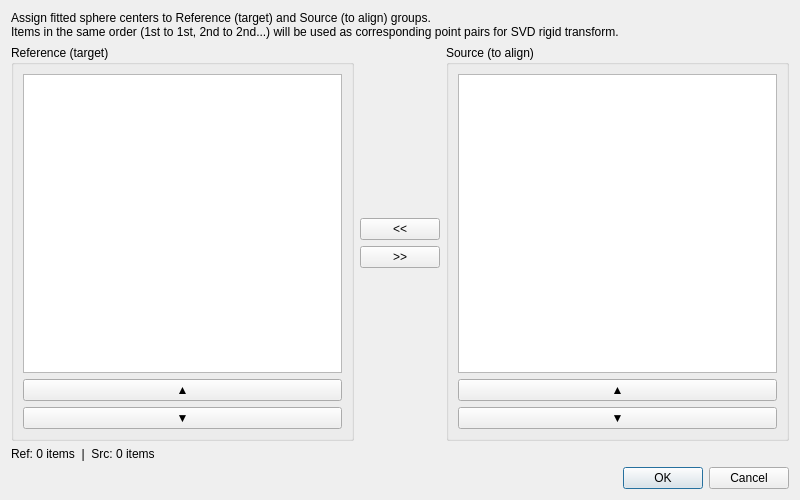
<?xml version="1.0" encoding="UTF-8"?>
<ui version="4.0">
 <class>CoarseRegistrationDialog</class>
 <widget class="QDialog" name="CoarseRegistrationDialog">
  <property name="geometry">
   <rect>
    <x>0</x>
    <y>0</y>
    <width>800</width>
    <height>500</height>
   </rect>
  </property>
  <property name="windowTitle">
   <string>Coarse Registration - Sphere Centers</string>
  </property>
  <layout class="QVBoxLayout" name="verticalLayout">
   <item>
    <widget class="QLabel" name="labelInstruction">
     <property name="text">
      <string>Assign fitted sphere centers to Reference (target) and Source (to align) groups.
Items in the same order (1st to 1st, 2nd to 2nd...) will be used as corresponding point pairs for SVD rigid transform.</string>
     </property>
     <property name="wordWrap">
      <bool>true</bool>
     </property>
    </widget>
   </item>
   <item>
    <layout class="QHBoxLayout" name="horizontalLayout">
     <item>
      <widget class="QGroupBox" name="groupReference">
       <property name="title">
        <string>Reference (target)</string>
       </property>
       <layout class="QVBoxLayout" name="verticalLayoutRef">
        <item>
         <widget class="QListWidget" name="listReference">
          <property name="selectionMode">
           <enum>QAbstractItemView::ExtendedSelection</enum>
          </property>
         </widget>
        </item>
        <item>
         <widget class="QPushButton" name="btnRefUp">
          <property name="toolTip">
           <string>Move selected Reference item up</string>
          </property>
          <property name="text">
           <string>▲</string>
          </property>
          <property name="fixedSize" stdset="0">
           <size>
            <width>36</width>
            <height>24</height>
           </size>
          </property>
         </widget>
        </item>
        <item>
         <widget class="QPushButton" name="btnRefDown">
          <property name="toolTip">
           <string>Move selected Reference item down</string>
          </property>
          <property name="text">
           <string>▼</string>
          </property>
          <property name="fixedSize" stdset="0">
           <size>
            <width>36</width>
            <height>24</height>
           </size>
          </property>
         </widget>
        </item>
       </layout>
      </widget>
     </item>
     <item>
      <layout class="QVBoxLayout" name="verticalLayoutButtons">
       <item>
        <spacer name="verticalSpacerTop">
         <property name="orientation">
          <enum>Qt::Vertical</enum>
         </property>
         <property name="sizeHint" stdset="0">
          <size>
           <width>20</width>
           <height>20</height>
          </size>
         </property>
        </spacer>
       </item>
       <item>
        <widget class="QPushButton" name="btnMoveToRef">
         <property name="toolTip">
          <string>Move selected items to Reference group</string>
         </property>
         <property name="text">
          <string>&lt;&lt;</string>
         </property>
        </widget>
       </item>
       <item>
        <widget class="QPushButton" name="btnMoveToSrc">
         <property name="toolTip">
          <string>Move selected items to Source group</string>
         </property>
         <property name="text">
          <string>&gt;&gt;</string>
         </property>
        </widget>
       </item>
       <item>
        <spacer name="verticalSpacerBottom">
         <property name="orientation">
          <enum>Qt::Vertical</enum>
         </property>
         <property name="sizeHint" stdset="0">
          <size>
           <width>20</width>
           <height>20</height>
          </size>
         </property>
        </spacer>
       </item>
      </layout>
     </item>
     <item>
      <widget class="QGroupBox" name="groupSource">
       <property name="title">
        <string>Source (to align)</string>
       </property>
       <layout class="QVBoxLayout" name="verticalLayoutSrc">
        <item>
         <widget class="QListWidget" name="listSource">
          <property name="selectionMode">
           <enum>QAbstractItemView::ExtendedSelection</enum>
          </property>
         </widget>
        </item>
        <item>
         <widget class="QPushButton" name="btnSrcUp">
          <property name="toolTip">
           <string>Move selected Source item up</string>
          </property>
          <property name="text">
           <string>▲</string>
          </property>
          <property name="fixedSize" stdset="0">
           <size>
            <width>36</width>
            <height>24</height>
           </size>
          </property>
         </widget>
        </item>
        <item>
         <widget class="QPushButton" name="btnSrcDown">
          <property name="toolTip">
           <string>Move selected Source item down</string>
          </property>
          <property name="text">
           <string>▼</string>
          </property>
          <property name="fixedSize" stdset="0">
           <size>
            <width>36</width>
            <height>24</height>
           </size>
          </property>
         </widget>
        </item>
       </layout>
      </widget>
     </item>
    </layout>
   </item>
   <item>
    <widget class="QLabel" name="labelInfo">
     <property name="text">
      <string>Ref: 0 items  |  Src: 0 items</string>
     </property>
     <property name="wordWrap">
      <bool>true</bool>
     </property>
    </widget>
   </item>
   <item>
    <widget class="QDialogButtonBox" name="buttonBox">
     <property name="standardButtons">
      <set>QDialogButtonBox::Cancel|QDialogButtonBox::Ok</set>
     </property>
    </widget>
   </item>
  </layout>
 </widget>
 <resources/>
 <connections/>
</ui>
